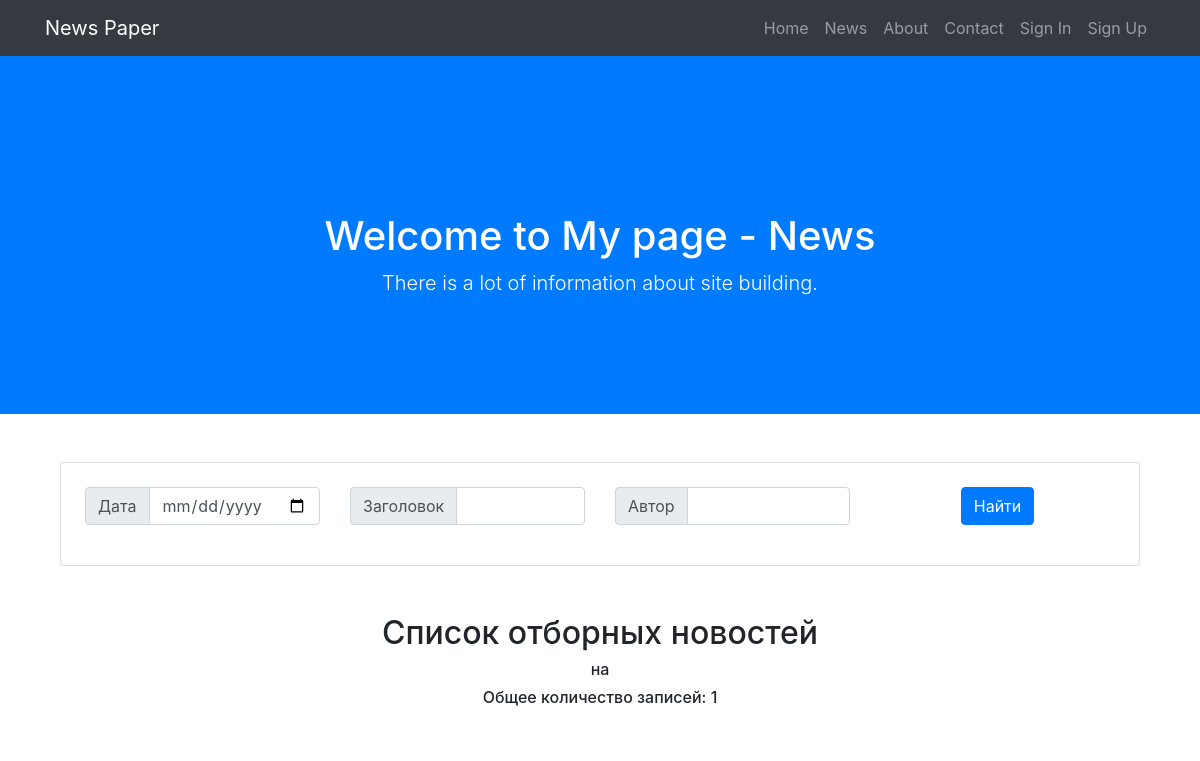
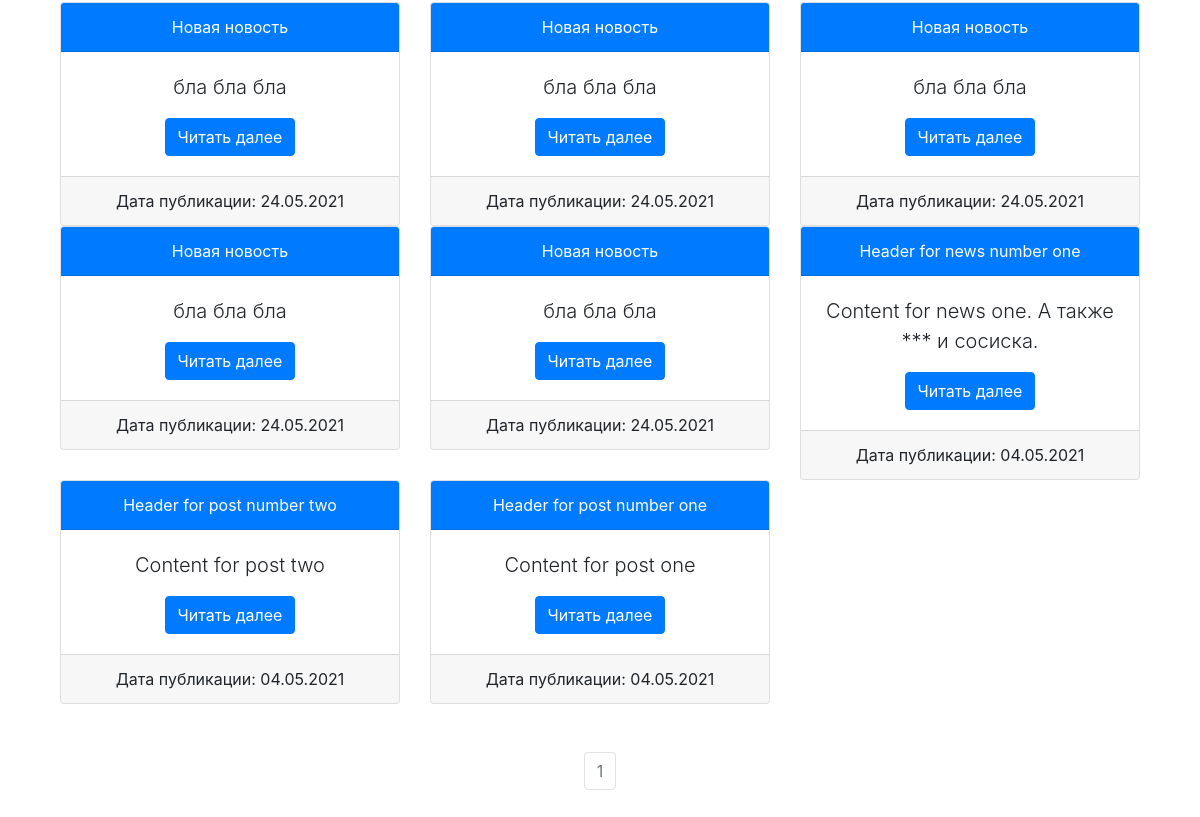
Page /news/search/ on the earlier database version (2 pictures, top to bottom).
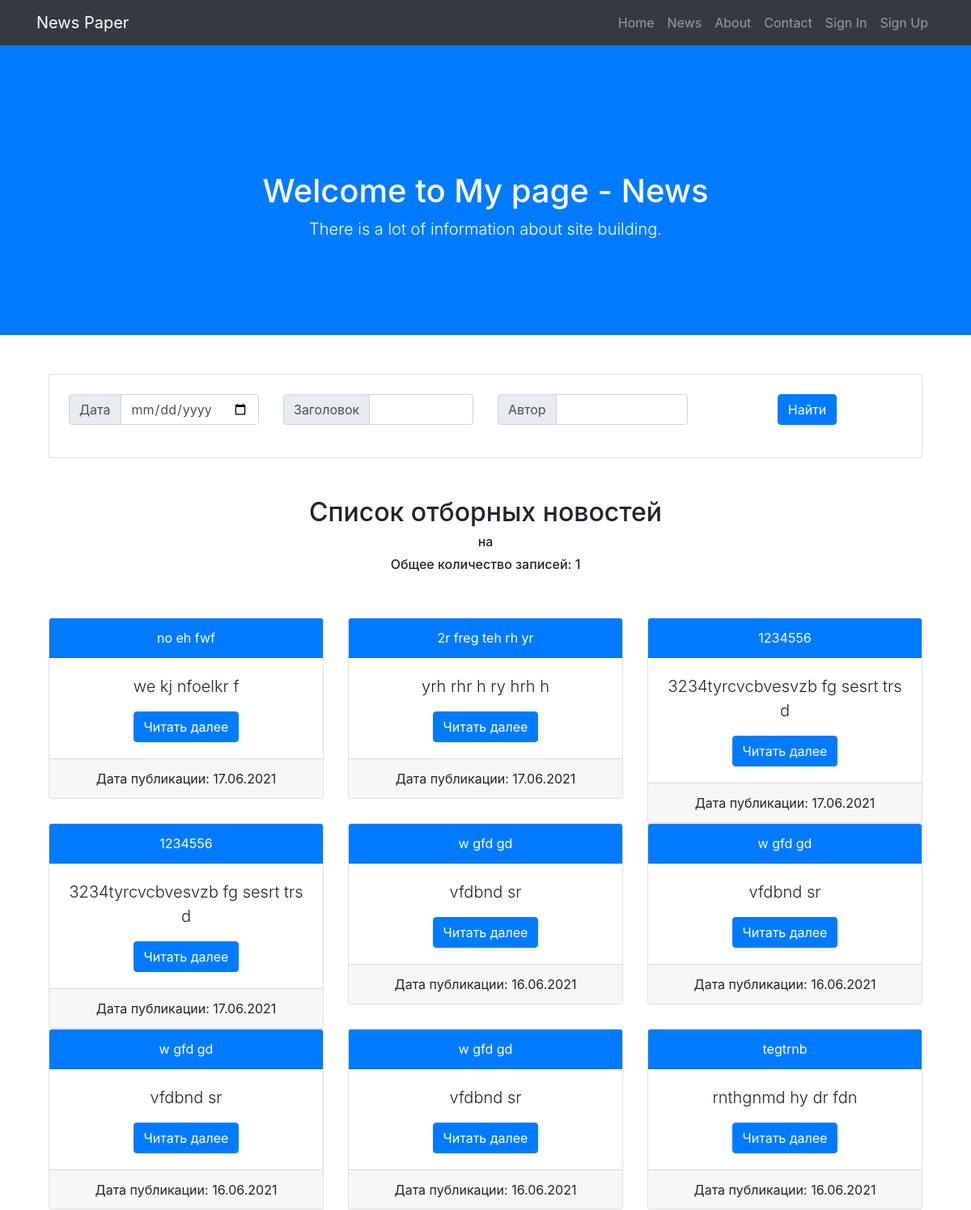
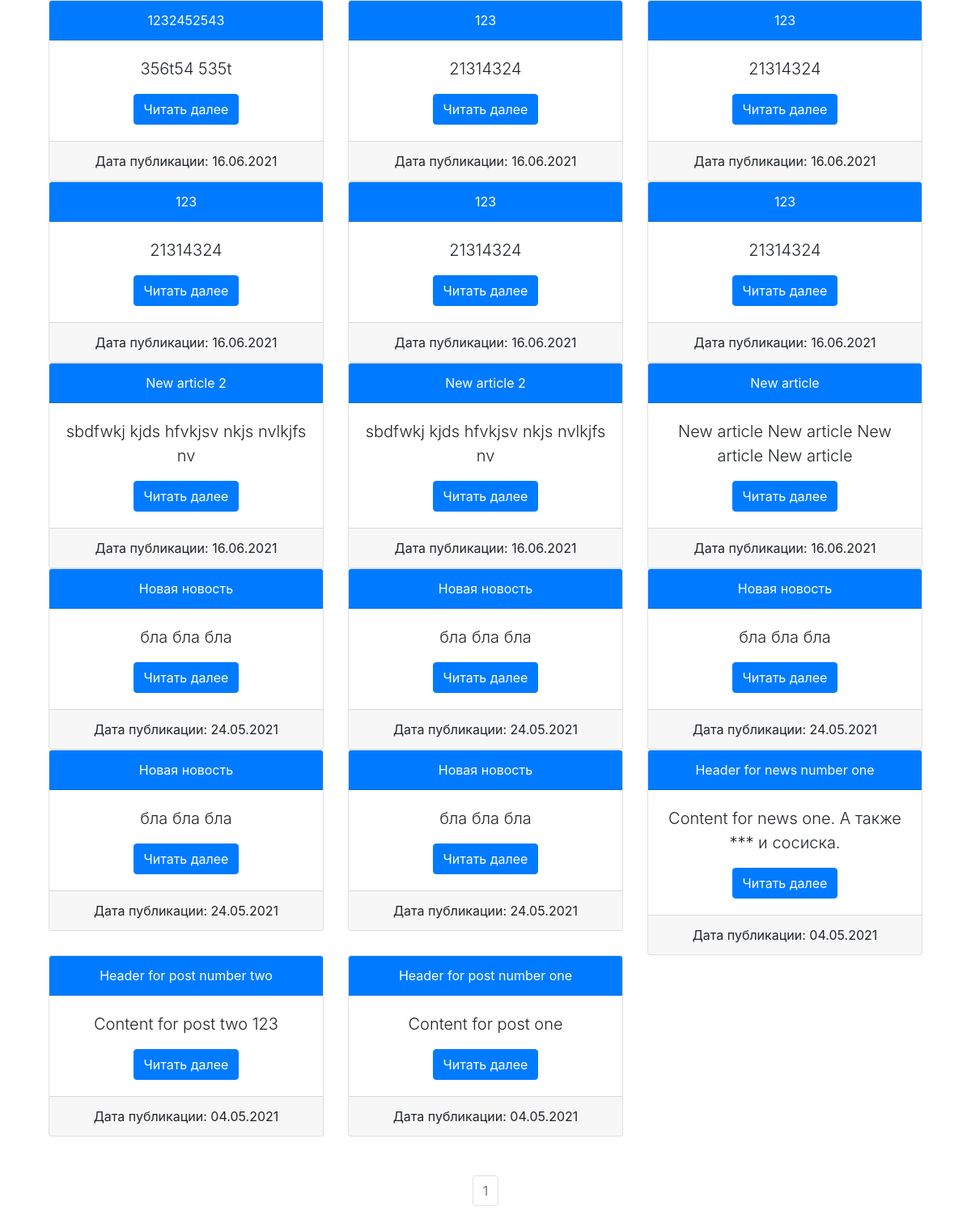
Same page on the later database version (2 pictures, top to bottom).
### news/models.py (models this page shows, shortened)
class Post(models.Model):
    post_types = [
        ('post', 'статья'),
        ('news', 'новость')
    ]
    author = models.ForeignKey(Author, on_delete=models.CASCADE)
    post_type = models.CharField(max_length=10, choices=post_types, default='news')
    created = models.DateTimeField(auto_now_add=True)
    category = models.ManyToManyField(Category, through='PostCategory')
    title = models.CharField(max_length=255)
    content = models.TextField()
    rating = models.FloatField(default=0)

### news/views.py (the view)
# urls.py: path('search/', NewsSearch.as_view()),
class NewsSearch(ListView):
    model = Post
    template_name = 'news/news_search.html'
    context_object_name = 'newslist'
    ordering = ['-created']
    paginate_by = 1
    def get_context_data(self,
                         **kwargs):
        context = super().get_context_data(**kwargs)
        context['filter'] = PostFilter(self.request.GET,
                                          queryset=self.get_queryset())
        return context

### news/templatetags/news_filters.py (called while the page is built)
@register.filter(name='censor')
def censor(value):
    bad_words = ['редиска', 'сарделька']
    new_content = value
    for w in bad_words:
        new_content = new_content.replace(w, '***')
    return new_content

### templates/news/news_search.html (shortened to what this page needs)
{% extends 'newspaper/layout.html' %}
{% load news_filters %}
{% block header %}
    News
{% endblock %}
{% block content %}
    <div class="container">
        <form method="GET">
            <div class="card p-4">
                <div class="row">
                    <div class="col-lg-3 input-group mb-3">
                        <div class="input-group-prepend">
                            <span class="input-group-text" id="basic-addon1">Дата</span>
                        </div>
                        <input type="date" name="created__gt" id="id_created__gt"
                               value="{{ filter.form.data.created__gt }}"
                               class="form-control" placeholder="" aria-label="created"
                               aria-describedby="basic-addon1">
                    </div>
                    <div class="col-lg-3 input-group mb-3">
                        <div class="input-group-prepend">
                            <span class="input-group-text" id="basic-addon1">Заголовок</span>
                        </div>
                        <input type="text" name="title__icontains" id="id_title__icontains"
                               value="{{ filter.form.data.title__icontains }}" class="form-control" placeholder=""
                               aria-label="title"
                               aria-describedby="basic-addon1">
                    </div>
                    <div class="col-lg-3 input-group mb-3">
                        <div class="input-group-prepend">
                            <span class="input-group-text" id="basic-addon1">Автор</span>
                        </div>
                        <input type="text" name="author__user__username__icontains"
                               id="id_author__user__username__icontains"
                               value="{{ filter.form.data.author__user__username__icontains }}" class="form-control"
                               placeholder="" aria-label="author"
                               aria-describedby="basic-addon1">
                    </div>
                    <div class="col-lg-3">
                        <input class="btn btn-primary" type="submit" value="Найти">
                    </div>
                </div>
            </div>
        </form>
        <div class="row">
            <div class="col-lg-12 mt-5 mb-5">
                <h2>Список отборных  новостей</h2>
                <h6>на {{ time_now|date:'d-m-Y' }}</h6>
                <h6>Общее количество записей: {{ newslist|length }}</h6>
            </div>
        </div>
        <div class="row">
            {% for n in filter.qs %}
                <div class="col-lg-4">
                    <div class="card">
                        <div class="card-header bg-primary text-white"><a class="text-white" href="/news/{{ n.id }}">{{ n.title|censor }}</a></div>
                        <div class="card-body">
                            <p class="lead">{{ n.content|truncatewords:20|censor }}</p>
                            <a class="btn btn-primary" href="/news/{{ n.id }}">Читать далее</a>
                        </div>
                        <div class="card-footer">Дата публикации: {{ n.created|date:'d.m.Y' }}</div>
                    </div>
                </div>
            {% endfor %}
        </div>
        <div class="row justify-content-center">
            <nav class="mt-5" aria-label="Page navigation">
                <ul class="pagination justify-content-center">
                    <li class="page-item disabled"><a class="page-link"
                                                      href="?page={{ page_obj.number }}">{{ page_obj.number }}</a></li>
                </ul>
            </nav>
        </div>
    </div>
{% endblock %}

Differences in the rows shown:
added Post: title|censor "no eh fwf", content|censor "we kj nfoelkr f", created "17.06.2021"
added Post: title|censor "2r freg teh rh yr", content|censor "yrh rhr h ry hrh h", created "17.06.2021"
added Post: title|censor "1234556", content|censor "3234tyrcvcbvesvzb fg sesrt trs d", created "17.06.2021"
added Post: title|censor "1234556", content|censor "3234tyrcvcbvesvzb fg sesrt trs d", created "17.06.2021"
added Post: title|censor "w gfd gd", content|censor "vfdbnd sr", created "16.06.2021"
added Post: title|censor "w gfd gd", content|censor "vfdbnd sr", created "16.06.2021"
added Post: title|censor "w gfd gd", content|censor "vfdbnd sr", created "16.06.2021"
added Post: title|censor "w gfd gd", content|censor "vfdbnd sr", created "16.06.2021"
added Post: title|censor "tegtrnb", content|censor "rnthgnmd hy dr fdn", created "16.06.2021"
added Post: title|censor "1232452543", content|censor "356t54 535t", created "16.06.2021"
added Post: title|censor "123", content|censor "21314324", created "16.06.2021"
added Post: title|censor "123", content|censor "21314324", created "16.06.2021"
added Post: title|censor "123", content|censor "21314324", created "16.06.2021"
added Post: title|censor "123", content|censor "21314324", created "16.06.2021"
added Post: title|censor "123", content|censor "21314324", created "16.06.2021"
added Post: title|censor "New article 2", content|censor "sbdfwkj kjds hfvkjsv nkjs nvlkjfs nv", created "16.06.2021"
added Post: title|censor "New article 2", content|censor "sbdfwkj kjds hfvkjsv nkjs nvlkjfs nv", created "16.06.2021"
added Post: title|censor "New article", content|censor "New article New article New article New article", created "16.06.2021"
changed Post "Header for post number two": content|censor "Content for post two" → "Content for post two 123"
